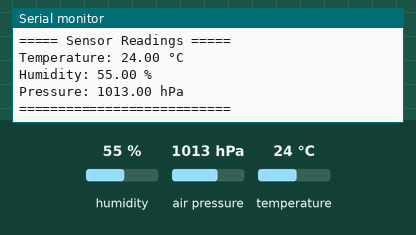
This sketch was run on a simulated Arduino Uno, built with avr-gcc and run on an emulated ATmega328P. Parts: the last lines printed to the serial monitor. The inputs (shaded band) are chosen by the test bench; at power-on: humidity 55 %, air pressure 1013 hPa, temperature 24 °C.

Above: at 2.2 s.
2.3 s: humidity set to 22 %
At 4.0 s:
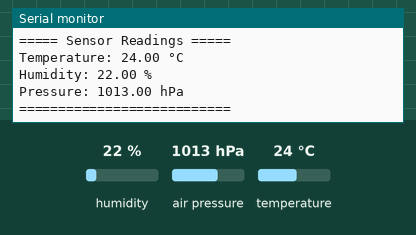
5.1 s: air pressure set to 952 hPa
At 6.7 s:
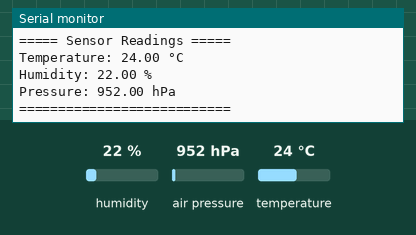

Measured:
- after the input at 2.3 s, the serial monitor: prints a new line after 0.87 s (image 1)
- after the input at 5.1 s, the serial monitor: prints a new line after 0.16 s (image 2)

The sketch:

NewCodeBMP280.ino
```cpp
#include <Wire.h>
#include <Adafruit_Sensor.h>
#include <Adafruit_BME280.h>

#define SEALEVELPRESSURE_HPA (1013.25)

Adafruit_BME280 bme; // I2C

unsigned long delayTime;

void setup() {
  Serial.begin(9600);
  delay(1000); // Pequeno atraso para inicializar

  Serial.println(F("BME280 Sensor Test"));

  if (!bme.begin(0x76)) { // Garante que o endereço correto está a ser usado
    Serial.println("Could not find a valid BME280 sensor, check wiring!");
    while (1);
  }

  Serial.println("-- Sensor Initialized --");
  delayTime = 2000; // Atualização a cada 2 segundos
}

void loop() {
  printValues();
  delay(delayTime);
}

void printValues() {
  float temperature = bme.readTemperature();
  float humidity = bme.readHumidity();
  float pressure = bme.readPressure() / 100.0F; // Convertendo para hPa

  Serial.println("===== Sensor Readings =====");
  Serial.print("Temperature: ");
  Serial.print(temperature, 2);
  Serial.println(" °C");

  Serial.print("Humidity: ");
  Serial.print(humidity, 2);
  Serial.println(" %");

  Serial.print("Pressure: ");
  Serial.print(pressure, 2);
  Serial.println(" hPa");

  Serial.println("===========================");
  Serial.println();
}
```
